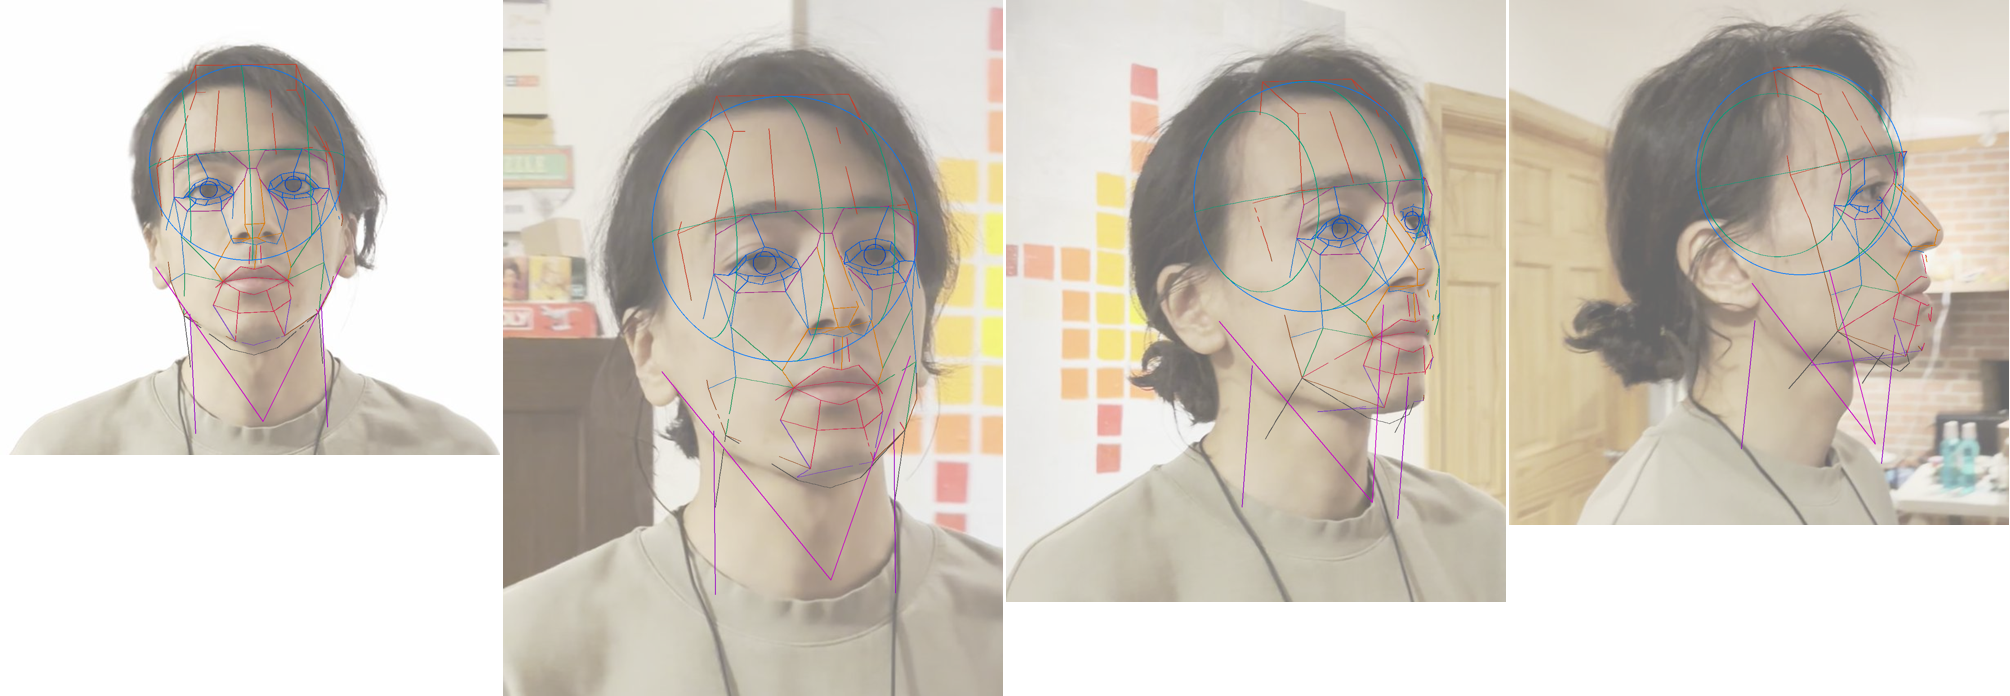

Python code for this plot:
import json,base64,io,math,numpy as np
from PIL import Image, ImageDraw
d=json.load(open('data3d.json')); V={k:np.array(v) for k,v in d['verts'].items()}
COL={'forehead':(200,60,40),'temple':(150,80,40),'brow':(160,40,140),'socket':(40,120,200),'eye':(0,90,220),'nose':(220,120,0),'cheek':(30,150,90),'mouth':(210,40,80),'chin':(120,60,200),'jaw':(80,80,80),'neck':(120,0,160)}
tiles=[]
for a in d['angles']:
    M,c,dr,d0=np.array(a['M']),np.array(a['c']),np.array(a['drow']),a['d0']
    z=a['zb']; q=np.frombuffer(base64.b64decode(z['data']),'<u2').reshape(z['h'],z['w']).astype(float); zb=np.where(q==65535,np.inf,z['lo']+q/65534*(z['hi']-z['lo']))
    pj=lambda X:M@X+c; dp=lambda X:dr@X+d0
    eps=0.08*d['loomis']['sphR']*a['scale']
    def vis(X):
        p=pj(X); i,j=int(p[1]//z['k']),int(p[0]//z['k'])
        if not(0<=i<z['h'] and 0<=j<z['w']) or not np.isfinite(zb[i,j]): return True
        return dp(X)<=zb[i,j]+eps
    im=Image.open(io.BytesIO(base64.b64decode(a['photo'].split(',')[1]))).convert('RGB')
    im=Image.blend(im,Image.new('RGB',im.size,'white'),0.4); S=2; im=im.resize((im.width*S,im.height*S)); D=ImageDraw.Draw(im)
    for pl in d['poly']:
        g=d['names'][pl[0]]['group']
        for u,v in zip(pl,pl[1:]):
            for t in np.linspace(0,1,12)[:-1]:
                X1=V[u]+(V[v]-V[u])*t; X2=V[u]+(V[v]-V[u])*(t+1/11)
                if vis((X1+X2)/2): D.line([tuple(pj(X1)*S),tuple(pj(X2)*S)],fill=COL.get(g,(200,0,0)),width=2)
    for ir,eye in zip(d['iris'],d['irisEye']):
        C=np.array(ir['c']);r=ir['r']
        if not vis(C): continue
        D.line([tuple(pj(C+r*np.array([math.cos(t),math.sin(t),0]))*S) for t in np.linspace(0,2*math.pi,48)],fill=(0,60,200),width=2)
    Lm=d['loomis']; SC=np.array(Lm['sphC']); R=Lm['sphR']; view=np.array(a['view'])
    # sphere silhouette: circle radius R*scale around projected centre
    cp=pj(SC); rp=R*a['scale']; D.ellipse([(cp[0]-rp)*S,(cp[1]-rp)*S,(cp[0]+rp)*S,(cp[1]+rp)*S],outline=(0,120,255),width=2)
    RT,UP,BK=np.array(Lm['right']),np.array(Lm['up']),np.array(Lm['back'])
    rings=[]
    for sgn in (-1,1):
        k=Lm['cutK']; cc=SC+RT*sgn*k*R; rr=R*math.sqrt(1-k*k)
        rings.append([cc+rr*(UP*math.cos(t)+BK*math.sin(t)) for t in np.linspace(0,2*math.pi,72)])
    rings.append([SC+R*(RT*math.cos(t)+BK*math.sin(t)) for t in np.linspace(0,2*math.pi,96)])   # brow line
    rings.append([SC+R*(UP*math.cos(t)+BK*math.sin(t)) for t in np.linspace(0,2*math.pi,96)])   # centre line
    for pts in rings:
        for X1,X2 in zip(pts,pts[1:]):
            nrm=(X1-SC)/np.linalg.norm(X1-SC); front=nrm@view<0
            if front: D.line([tuple(pj(X1)*S),tuple(pj(X2)*S)],fill=(0,160,120),width=2)
    nc=np.array(Lm['neckC']); nd=np.array(Lm['neckDir']); nr=Lm['neckR']; L=Lm['neckLen']
    # cylinder silhouette: directions perpendicular to axis and view
    sdir=np.cross(nd,view); sdir/=np.linalg.norm(sdir)
    for sg in(-1,1): D.line([tuple(pj(nc+sg*nr*sdir)*S),tuple(pj(nc+nd*L+sg*nr*sdir)*S)],fill=(150,0,200),width=2)
    for ms in ('mastoidL','mastoidR'):
        Xm=np.array(Lm[ms]); Xp=np.array(Lm['pit'])
        if vis(Xm) or True: D.line([tuple(pj(Xm)*S),tuple(pj(Xp)*S)],fill=(200,0,200),width=2)
    tiles.append(im.resize((500,int(500*im.height/im.width))))
W=Image.new('RGB',(2010,max(t.height for t in tiles)),'white')
for i,t in enumerate(tiles): W.paste(t,(i*503,0))
W.save('preview3d.png')
